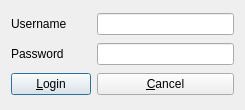
<?xml version="1.0" encoding="UTF-8"?>
<ui version="4.0">
 <class>Login</class>
 <widget class="QDialog" name="Login">
  <property name="windowModality">
   <enum>Qt::ApplicationModal</enum>
  </property>
  <property name="geometry">
   <rect>
    <x>0</x>
    <y>0</y>
    <width>245</width>
    <height>110</height>
   </rect>
  </property>
  <property name="minimumSize">
   <size>
    <width>193</width>
    <height>93</height>
   </size>
  </property>
  <property name="maximumSize">
   <size>
    <width>300</width>
    <height>300</height>
   </size>
  </property>
  <property name="windowTitle">
   <string>Login</string>
  </property>
  <property name="windowIcon">
   <iconset resource="../resource/resources.qrc">
    <normaloff>:/icons/icons8-share-80.png</normaloff>:/icons/icons8-share-80.png</iconset>
  </property>
  <property name="modal">
   <bool>true</bool>
  </property>
  <layout class="QGridLayout" name="gridLayout">
   <item row="0" column="1">
    <widget class="QLineEdit" name="l_uname"/>
   </item>
   <item row="1" column="0">
    <widget class="QLabel" name="label_2">
     <property name="text">
      <string>Password</string>
     </property>
    </widget>
   </item>
   <item row="1" column="1">
    <widget class="QLineEdit" name="l_pass">
     <property name="echoMode">
      <enum>QLineEdit::Password</enum>
     </property>
    </widget>
   </item>
   <item row="0" column="0">
    <widget class="QLabel" name="label">
     <property name="text">
      <string>Username</string>
     </property>
    </widget>
   </item>
   <item row="2" column="0">
    <widget class="QPushButton" name="l_login">
     <property name="text">
      <string>&amp;Login</string>
     </property>
     <property name="icon">
      <iconset resource="../resource/resources.qrc">
       <normaloff>:/icons/icons8-restart-80.png</normaloff>:/icons/icons8-restart-80.png</iconset>
     </property>
    </widget>
   </item>
   <item row="2" column="1">
    <widget class="QPushButton" name="l_cancel">
     <property name="text">
      <string>&amp;Cancel</string>
     </property>
     <property name="icon">
      <iconset resource="../resource/resources.qrc">
       <normaloff>:/icons/icons8-delete-80.png</normaloff>:/icons/icons8-delete-80.png</iconset>
     </property>
    </widget>
   </item>
  </layout>
 </widget>
 <resources>
  <include location="../resource/resources.qrc"/>
 </resources>
 <connections/>
</ui>
